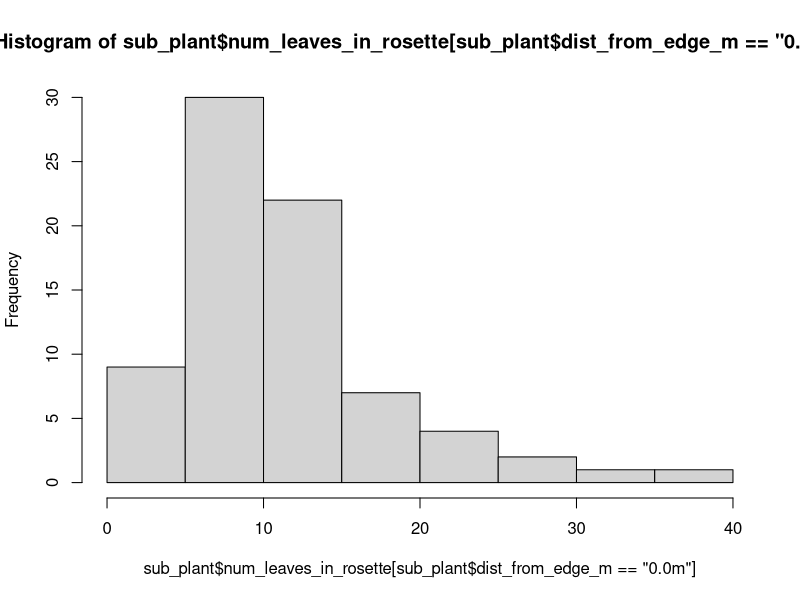
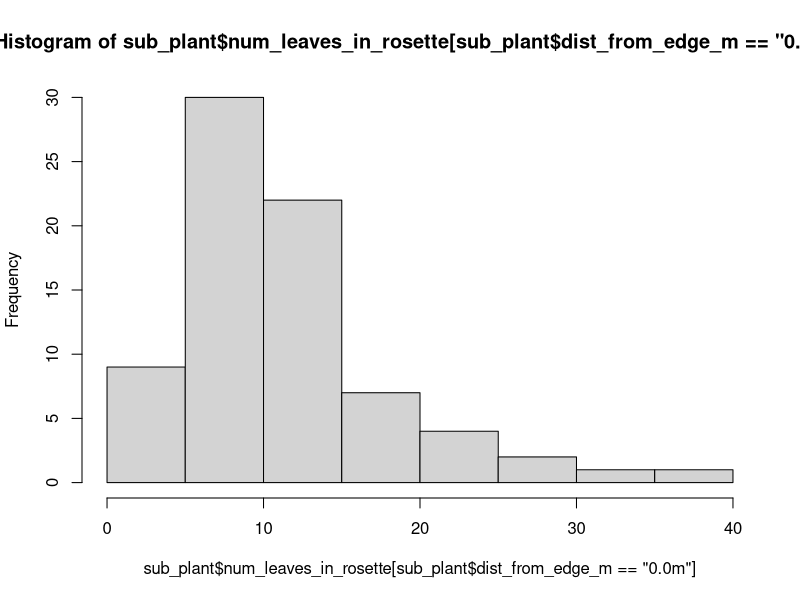
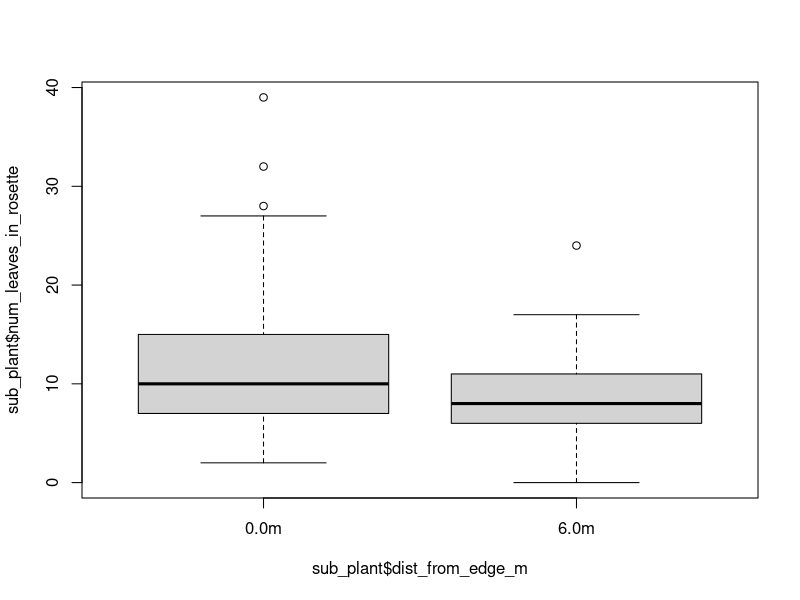
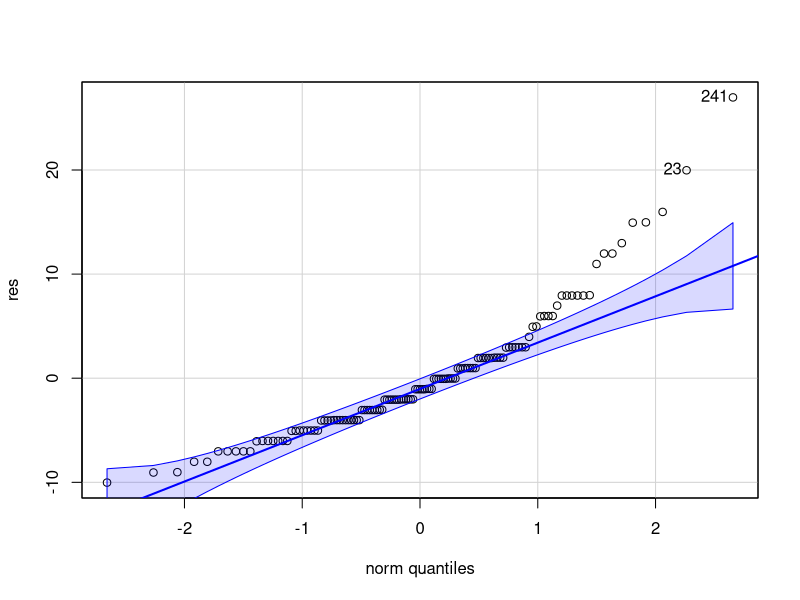
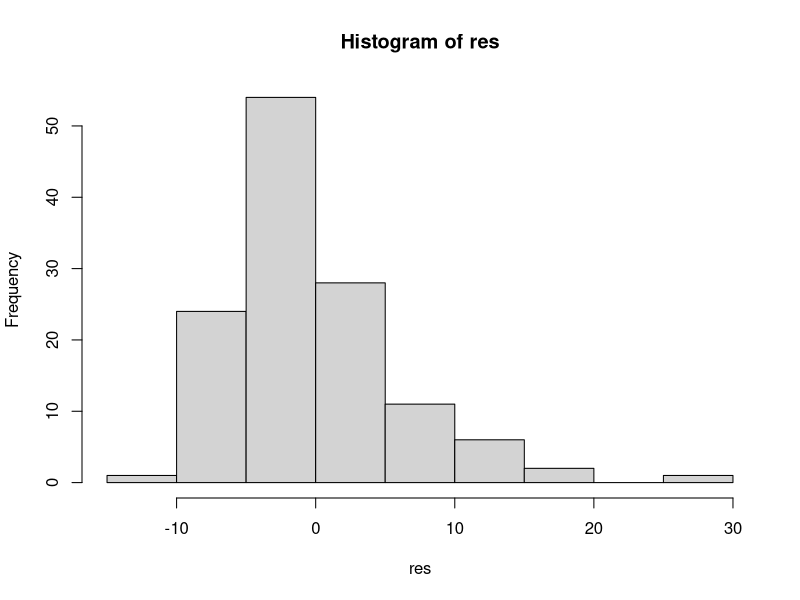
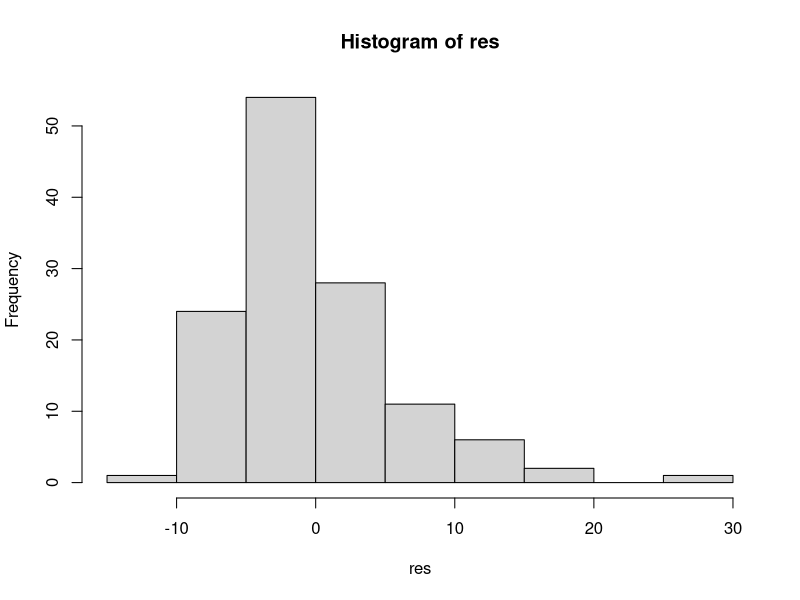
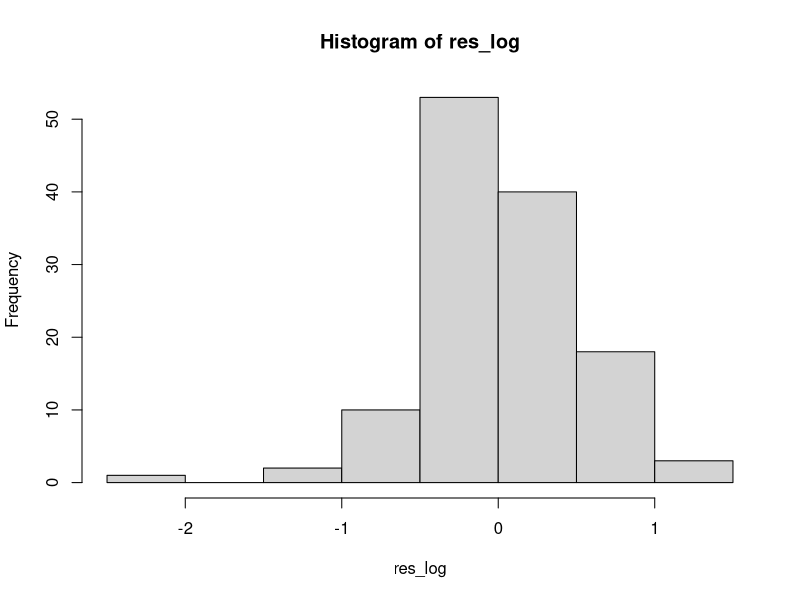

The R source for these figures, in order:
## ---- chunk 1
knitr::opts_chunk$set(echo = TRUE)


# libraries needed for this lab
library(readr)
library(tidyverse)
library(ggplot2) # ifyou want to make fancy plots
library(car) # new package alert!

mammals <- read_csv("mammals_hearing.csv")
parasitoids <- read_csv("parasitoids.csv")
crickets <- read_csv("starving_cricket.csv")
plant <-read_csv("plant_data.csv")
## ---- chunk 2
dat <- read.csv("plant_data.csv")
sub_plant = dat[dat$dist_from_edge_m != "3.0m", ]
sub_plant$dist_from_edge_m <- factor(sub_plant$dist_from_edge_m)

# check to see if 3.0m is dropped
 levels(sub_plant$dist_from_edge_m)
 View(sub_plant) #remove View() command before knitting your Rmd

## ---- chunk 3
hist(sub_plant$num_leaves_in_rosette[sub_plant$dist_from_edge_m=="0.0m"])
hist(sub_plant$num_leaves_in_rosette[sub_plant$dist_from_edge_m=="0.0m"])

boxplot(sub_plant$num_leaves_in_rosette ~ sub_plant$dist_from_edge_m)

## ---- chunk 4
fit <- lm(num_leaves_in_rosette ~ dist_from_edge_m, data = sub_plant)
res <- fit$residuals

library(car)
qqPlot(res)
hist(res)
shapiro.test(res)
## ---- chunk 5
sub_plant$log_numleaves <- log(sub_plant$num_leaves_in_rosette+1)
#fit <- lm(num_leaves_in_rosette ~ dist_from_edge_m, data=sub_plant)
fit_log <- lm(log_numleaves ~ dist_from_edge_m, data = sub_plant)

res <- fit$residuals
res_log <- fit_log$residuals

hist(res)
hist(res_log)
## ---- chunk 6
# null hypothesis: there is no difference in X

# alternative hypothesis: there is a difference in X
## ---- chunk 7


